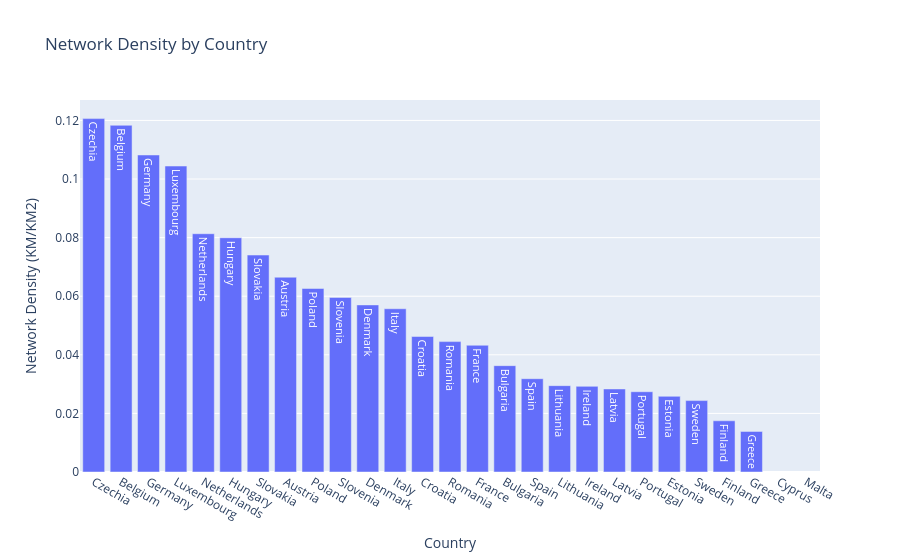

Notebook source saved alongside this figure:
### Code cell
# bar and map rail density land
datamerged = datamerged.sort_values('Network_density', ascending=False)
fig3 = px.bar(datamerged, 'geo', 'Network_density', 
       labels={
           'geo': 'Country',
           'Network_density': 'Network Density (KM/KM2)'
       },
       title='Network Density by Country',
       text='Name')
fig3.update_xaxes(
    tickvals=datamerged['geo'],
    ticktext=datamerged['Name']
)
fig3.show()

fig4 = px.choropleth(
    datamerged,
    locations='iso3',     
    color='Network_density',          
    color_continuous_scale='Reds',  
    range_color=(0, datamerged['Network_density'].max()),
    scope='europe',        
    labels={'Network_density': 'Network Density (KM/KM2)'},
    title='Network Density (KM/KM2)'
)

fig4.update_layout(width=800, height=600)
fig4.show()

### Figure 1 — Plotly figure (JSON) as saved in the notebook; plotly's stock layout.template omitted (floating-point values rounded to 4 significant figures)
{"data": [{"alignmentgroup": "True", "hovertemplate": "Country=%{x}<br>Network Density (KM/KM2)=%{y}<br>Name=%{text}<extra></extra>", "legendgroup": "", "marker": {"color": "#636efa", "pattern": {"shape": ""}}, "name": "", "offsetgroup": "", "orientation": "v", "showlegend": false, "text": ["Czechia", "Belgium", "Germany", "Luxembourg", "Netherlands", "Hungary", "Slovakia", "Austria", "Poland", "Slovenia", "Denmark", "Italy", "Croatia", "Romania", "France", "Bulgaria", "Spain", "Lithuania", "Ireland", "Latvia", "Portugal", "Estonia", "Sweden", "Finland", "Greece", "Cyprus", "Malta"], "textposition": "auto", "type": "bar", "x": ["CZ", "BE", "DE", "LU", "NL", "HU", "SK", "AT", "PL", "SI", "DK", "IT", "HR", "RO", "FR", "BG", "ES", "LT", "IE", "LV", "PT", "EE", "SE", "FI", "EL", "CY", "MT"], "xaxis": "x", "y": [0.1206, 0.1183, 0.1082, 0.1044, 0.08133, 0.07996, 0.07405, 0.06649, 0.06264, 0.05959, 0.05703, 0.05572, 0.04624, 0.04451, 0.04325, 0.0363, 0.03185, 0.02948, 0.02924, 0.02834, 0.0274, 0.02583, 0.02438, 0.01748, 0.01384, null, null], "yaxis": "y"}], "layout": {"barmode": "relative", "legend": {"tracegroupgap": 0}, "title": {"text": "Network Density by Country"}, "xaxis": {"anchor": "y", "domain": [0, 1], "ticktext": ["Czechia", "Belgium", "Germany", "Luxembourg", "Netherlands", "Hungary", "Slovakia", "Austria", "Poland", "Slovenia", "Denmark", "Italy", "Croatia", "Romania", "France", "Bulgaria", "Spain", "Lithuania", "Ireland", "Latvia", "Portugal", "Estonia", "Sweden", "Finland", "Greece", "Cyprus", "Malta"], "tickvals": ["CZ", "BE", "DE", "LU", "NL", "HU", "SK", "AT", "PL", "SI", "DK", "IT", "HR", "RO", "FR", "BG", "ES", "LT", "IE", "LV", "PT", "EE", "SE", "FI", "EL", "CY", "MT"], "title": {"text": "Country"}}, "yaxis": {"anchor": "x", "domain": [0, 1], "title": {"text": "Network Density (KM/KM2)"}}}}
